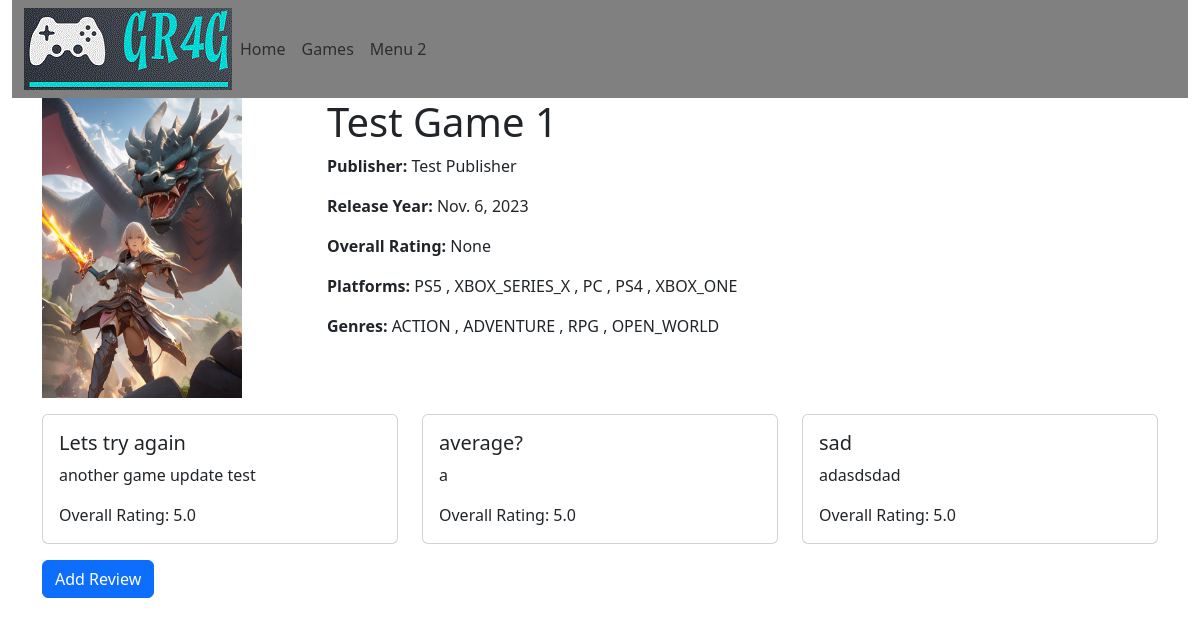
/games/1/, run on an earlier commit of the app's database.
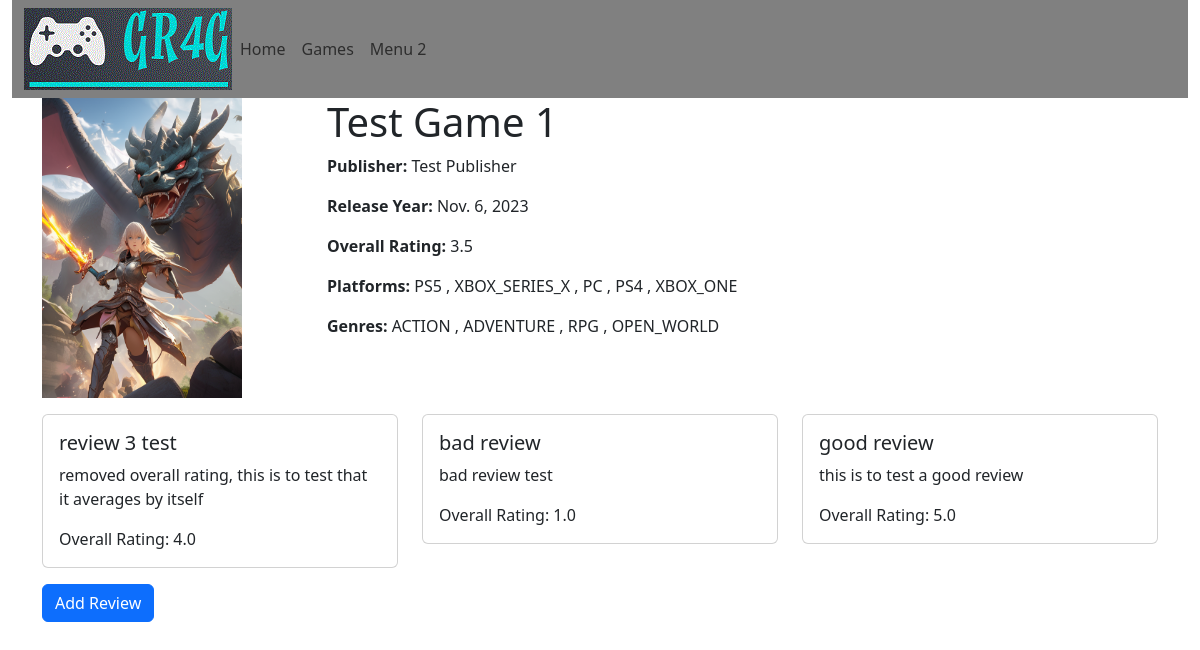
And on a later commit of the database.
### gameReview_app/models.py (models this page shows, shortened)
class Game(models.Model):
    title = models.CharField(max_length=200)
    genre = models.ManyToManyField(Genre)
    publisher = models.ForeignKey(Publisher, on_delete=models.SET_NULL, null=True, blank=True)
    release_year = models.DateField()
    platforms = models.ManyToManyField(Platform)
    overall_rating = models.DecimalField(
        max_digits=2,
        decimal_places=1,
        null=True,
        blank=True,
    )
    cover_image = models.ImageField(upload_to='game_covers/', null=True, blank=True)

class Publisher(models.Model):
    name = models.CharField(max_length=100)
    website = models.URLField()
    contact = models.CharField(max_length=200)

class Platform(models.Model):
    platform_choices = (
        ('PS5', 'PlayStation 5'),
        ('XBOX_SERIES_X', 'Xbox Series X'),
        ('SWITCH', 'Nintendo Switch'),
        ('PC', 'PC'),
        ('PS4', 'PlayStation 4'),
        ('XBOX_ONE', 'Xbox One'),
        ('PS3', 'PlayStation 3'),
        ('XBOX_360', 'Xbox 360'),
        ('WII_U', 'Wii U'),
        ('WII', 'Wii'),
        ('PS2', 'PlayStation 2'),
        ('GAMECUBE', 'GameCube'),
        ('N64', 'Nintendo 64'),
        ('PS1', 'PlayStation 1'),
        ('SEGA_GENESIS', 'Sega Genesis'),
        ('SNES', 'Super Nintendo Entertainment System'),
        ('NES', 'Nintendo Entertainment System'),
        ('ATARI_2600', 'Atari 2600'),
        ('GAME_BOY', 'Nintendo Game Boy'),
        ('SEGA_MASTER_SYSTEM', 'Sega Master System'),
        ('XBOX', 'XBOX'),
        ('SEGA_SATURN', 'Sega Saturn'),
        ('SEGA_DREAMCAST', 'Sega Dreamcast'),
        ('SEGA_GAME_GEAR', 'Sega Game Gear'),
        ('NDS', 'Nintendo DS'),
        ('GBC', 'Nintendo Game Boy Color'),
        ('NVB', 'Nintendo Virtual Boy'),
    )
    platform_choices = sorted(platform_choices, key=lambda x: x[1])
    name = models.CharField(max_length=50, choices=platform_choices)

class Genre(models.Model):
    genre_choices = (
        ('ACTION', 'Action'),
        ('ADVENTURE', 'Adventure'),
        ('RPG', 'Role-Playing Game'),
        ('STRATEGY', 'Strategy'),
        ('SPORTS', 'Sports'),
        ('SIMULATION', 'Simulation'),
        ('PUZZLE', 'Puzzle'),
        ('HORROR', 'Horror'),
        ('SHOOTER', 'Shooter'),
        ('PLATFORMER', 'Platformer'),
        ('RACING', 'Racing'),
        ('FIGHTING', 'Fighting'),
        ('MOBA', 'MOBA'),
        ('SURVIVAL', 'Survival'),
        ('SANDBOX', 'Sandbox'),
        ('STEALTH', 'Stealth'),
        ('MUSIC', 'Music'),
        ('EDUCATIONAL', 'Educational'),
        ('OPEN_WORLD', 'Open World'),
        ('OTHER', 'Other'),
    )
    genre_choices = sorted(genre_choices, key=lambda x: x[1])
    game_genre = models.CharField(max_length=50, choices=genre_choices)

class Review(models.Model):
    title = models.CharField(max_length=200, default="")
    game = models.ForeignKey(Game, on_delete=models.SET_NULL, null=True, blank=True)
    content = models.CharField(max_length=1000)
    overall_rating = models.DecimalField(
        max_digits=2,
        decimal_places=1,
        null=True,
        blank=True,
    )

### gameReview_app/views.py (the view)
# urls.py: path('games/<int:game_id>/', views.game_detail, name='game_detail'),
def game_detail(request, game_id):
    game = Game.objects.get(pk=game_id)
    if request.method == 'POST':
        review_form = ReviewForm(request.POST)
        if review_form.is_valid():
            review = review_form.save(commit=False)
            review.game = game  # Set the game instance
            review.save()
            return redirect('game_detail', game_id=game_id)
    else:
        review_form = ReviewForm()
    return render(request, 'gameReview_app/game_detail.html', {'game': game, 'review_form': review_form})

### gameReview_app/templates/gameReview_app/game_detail.html
{% extends "gameReview_app/default_template.html" %}
{% block content %}
<div class="container">
    <div class="row">
        <div class="col-md-3">
            <img src="{{ game.cover_image.url }}" alt="{{ game.title }}" width="200" height="300">
        </div>
        <div class="col-md-9">
            <h1>{{ game.title }}</h1>
            <p><strong>Publisher:</strong> {{ game.publisher.name }}</p>
            <p><strong>Release Year:</strong> {{ game.release_year }}</p>
            <p><strong>Overall Rating:</strong> {{ game.overall_rating }}</p>
            <p><strong>Platforms:</strong>
                {% for platform in game.platforms.all %}
                    {{ platform.name }}
                    {% if not forloop.last %}, {% endif %}
                {% endfor %}
            </p>
            <p><strong>Genres:</strong>
                {% for genre in game.genre.all %}
                    {{ genre.game_genre }}
                    {% if not forloop.last %}, {% endif %}
                {% endfor %}
            </p>
        </div>
    </div>
    <div class="row mt-3">
        {% for review in game.review_set.all %}
        <div class="col-md-4">
            <div class="card">
                <div class="card-body">
                    <h5 class="card-title">{{review.title}}</h5>
                    <p class="card-text">{{ review.content }}</p>
                    <p class="card-text">Overall Rating: {{review.overall_rating}}</p>
                </div>
            </div>
        </div>
        {% endfor %}
    </div>
    <div class="row mt-3">
        <div class="col-md-12">
            <a href="{% url 'create_review' game.id %}" class="btn btn-primary">Add Review</a>
        </div>
    </div>
</div>
{% endblock %}

### gameReview_app/templates/gameReview_app/default_template.html (shortened to what this page needs)
{% load static %}
{% load bootstrap4 %}
<!DOCTYPE html>
<html lang="en">
<head>
<link href="https://cdn.jsdelivr.net/npm/bootstrap@5.3.1/dist/css/bootstrap.min.css" rel="stylesheet" />
</head>
<body>
<div class="container-fluid">
<nav class="navbar navbar-expand-lg custom-navbar">
    <div class="container-fluid">
        <img src="{% static 'images/gr4g_logo.gif' %}">
        <div class="collapse navbar-collapse" id="navbarNav">
            <ul class="navbar-nav">
                <li class="nav-item">
                    <a class="nav-link" href="{% url 'index' %}">Home</a>
                </li>
                <li class="nav-item">
                    <a class="nav-link" href="{% url 'game_list' %}">Games</a>
                </li>
                <li class="nav-item">
                    <a class="nav-link" href="#">Menu 2</a>
                </li>
            </ul>
        </div>
    </div>
</nav>
{% block content %}
{% endblock %}
</div>
</body>
</html>

What changed in the data, as far as the page shows it:
removed Review: title "Lets try again", content "another game update test", overall_rating "5.0"
removed Review: title "average?", content "a", overall_rating "5.0"
removed Review: title "sad", content "adasdsdad", overall_rating "5.0"
changed Game "Test Game 1": overall_rating "None" → "3.5"
added Review: title "review 3 test", content "removed overall rating, this is to test that it averages by itself", overall_rating "4.0"
added Review: title "bad review", content "bad review test", overall_rating "1.0"
added Review: title "good review", content "this is to test a good review", overall_rating "5.0"
